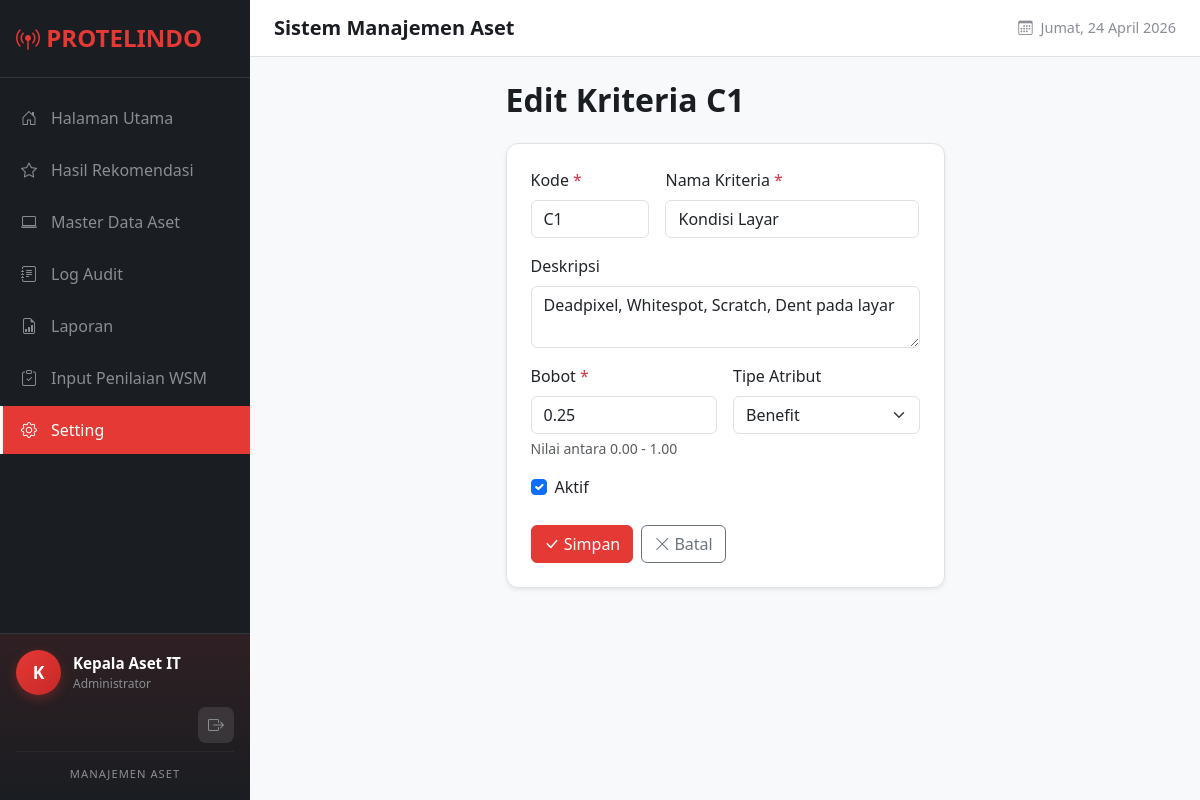
/inventory/settings/criteria/1/edit/ (signed in), run on the app's committed database.
### core/models.py (models this page shows, shortened)
class User(AbstractUser):
    ROLE_CHOICES = [
        ('admin', 'Administrator'),
        ('staff', 'Staff'),
    ]
    role = models.CharField(
        max_length=10,
        choices=ROLE_CHOICES,
        default='staff',
        verbose_name='Role'
    )
    class Meta:
        verbose_name = 'Pengguna'
        verbose_name_plural = 'Pengguna'

### inventory/models.py (models this page shows, shortened)
class WSMCriteria(models.Model):
    ATTRIBUTE_TYPE_CHOICES = [
        ('benefit', 'Benefit'),  # Semakin tinggi semakin baik
        ('cost', 'Cost'),        # Semakin rendah semakin baik
    ]
    code = models.CharField(max_length=10, unique=True, verbose_name='Kode')
    name = models.CharField(max_length=100, verbose_name='Nama Kriteria')
    description = models.TextField(blank=True, verbose_name='Deskripsi')
    weight = models.FloatField(
        validators=[MinValueValidator(0.0), MaxValueValidator(1.0)],
        verbose_name='Bobot'
    )
    attribute_type = models.CharField(
        max_length=10,
        choices=ATTRIBUTE_TYPE_CHOICES,
        default='benefit',
        verbose_name='Tipe Atribut'
    )
    is_active = models.BooleanField(default=True, verbose_name='Aktif')
    class Meta:
        verbose_name = 'Kriteria WSM'
        verbose_name_plural = 'Kriteria WSM'
        ordering = ['code']

### inventory/views.py (the view)
# urls.py: path('settings/criteria/<int:pk>/edit/', views.criteria_edit, name='criteria_edit'),
@login_required
def criteria_edit(request, pk):
    criteria = get_object_or_404(WSMCriteria, pk=pk)
    if request.method == 'POST':
        form = WSMCriteriaForm(request.POST, instance=criteria)
        if form.is_valid():
            criteria = form.save()
            messages.success(request, f'Kriteria {criteria.code} berhasil diperbarui!')
            return redirect('inventory:criteria_list')
    else:
        form = WSMCriteriaForm(instance=criteria)
    context = {'form': form, 'title': f'Edit Kriteria {criteria.code}', 'criteria': criteria}
    return render(request, 'inventory/criteria_form.html', context)

### inventory/forms.py
class WSMCriteriaForm(forms.ModelForm):
    class Meta:
        model = WSMCriteria
        fields = ['code', 'name', 'description', 'weight', 'attribute_type', 'is_active']
        widgets = {
            'code': forms.TextInput(attrs={
                'class': 'form-control',
                'placeholder': 'C1, C2, C3...'
            }),
            'name': forms.TextInput(attrs={
                'class': 'form-control',
                'placeholder': 'Nama kriteria'
            }),
            'description': forms.Textarea(attrs={
                'class': 'form-control',
                'rows': 2,
                'placeholder': 'Deskripsi kriteria...'
            }),
            'weight': forms.NumberInput(attrs={
                'class': 'form-control',
                'step': '0.01',
                'min': '0',
                'max': '1',
                'placeholder': '0.00 - 1.00'
            }),
            'attribute_type': forms.Select(attrs={'class': 'form-select'}),
            'is_active': forms.CheckboxInput(attrs={'class': 'form-check-input'}),
        }

### inventory/templates/inventory/criteria_form.html (shortened to what this page needs)
{% extends 'base.html' %}
{% block content %}
<div class="row justify-content-center">
    <div class="col-md-6">
        <div class="page-header">
            <h2>{{ title }}</h2>
        </div>
        <div class="form-section">
            <form method="post">
                <div class="row g-3">
                    <div class="col-md-4">
                        <label for="id_code" class="form-label">Kode <span class="text-danger">*</span></label>
                        {{ form.code }}
                    </div>
                    <div class="col-md-8">
                        <label for="id_name" class="form-label">Nama Kriteria <span class="text-danger">*</span></label>
                        {{ form.name }}
                    </div>
                    <div class="col-12">
                        <label for="id_description" class="form-label">Deskripsi</label>
                        {{ form.description }}
                    </div>
                    <div class="col-md-6">
                        <label for="id_weight" class="form-label">Bobot <span class="text-danger">*</span></label>
                        {{ form.weight }}
                        <div class="form-text">Nilai antara 0.00 - 1.00</div>
                    </div>
                    <div class="col-md-6">
                        <label for="id_attribute_type" class="form-label">Tipe Atribut</label>
                        {{ form.attribute_type }}
                    </div>
                    <div class="col-12">
                        <div class="form-check">
                            {{ form.is_active }}
                            <label class="form-check-label" for="id_is_active">Aktif</label>
                        </div>
                    </div>
                </div>
                <div class="d-flex gap-2 mt-4">
                    <button type="submit" class="btn btn-primary">
                        <i class="bi bi-check-lg"></i> Simpan
                    </button>
                    <a href="{% url 'inventory:criteria_list' %}" class="btn btn-outline-secondary">
                        <i class="bi bi-x-lg"></i> Batal
                    </a>
                </div>
            </form>
        </div>
    </div>
</div>
{% endblock %}

### templates/base.html (shortened to what this page needs)
{% load static %}
<!DOCTYPE html>
<html lang="id">
<head>
    <link href="https://cdn.jsdelivr.net/npm/bootstrap@5.3.2/dist/css/bootstrap.min.css" rel="stylesheet">
    <link href="https://cdn.jsdelivr.net/npm/bootstrap-icons@1.11.1/font/bootstrap-icons.css" rel="stylesheet">
    <link href="{% static 'css/style.css' %}" rel="stylesheet">
</head>
<body>
    {% if user.is_authenticated %}
    <nav class="sidebar">
        <div class="sidebar-brand">
            <h4><i class="bi bi-broadcast-pin"></i> PROTELINDO</h4>
        </div>
        <ul class="sidebar-nav nav flex-column">
            <li class="nav-item">
                <a href="{% url 'dashboard' %}"
                    class="nav-link {% if request.resolver_match.url_name == 'dashboard' %}active{% endif %}">
                    <i class="bi bi-house-door"></i>
                    Halaman Utama
                </a>
            </li>
            <li class="nav-item">
                <a href="{% url 'inventory:grading_results' %}"
                    class="nav-link {% if request.resolver_match.url_name == 'grading_results' %}active{% endif %}">
                    <i class="bi bi-star"></i>
                    Hasil Rekomendasi
                </a>
            </li>
            <li class="nav-item">
                <a href="{% url 'inventory:laptop_list' %}"
                    class="nav-link {% if 'laptop' in request.resolver_match.url_name %}active{% endif %}">
                    <i class="bi bi-laptop"></i>
                    Master Data Aset
                </a>
            </li>
            <li class="nav-item">
                <a href="{% url 'inventory:audit_log' %}"
                    class="nav-link {% if request.resolver_match.url_name == 'audit_log' %}active{% endif %}">
                    <i class="bi bi-journal-text"></i>
                    Log Audit
                </a>
            </li>
            <li class="nav-item">
                <a href="{% url 'reports:report_list' %}"
                    class="nav-link {% if 'report' in request.resolver_match.url_name %}active{% endif %}">
                    <i class="bi bi-file-earmark-bar-graph"></i>
                    Laporan
                </a>
            </li>
            <li class="nav-item">
                <a href="{% url 'inventory:assessment_input' %}"
                    class="nav-link {% if 'assessment' in request.resolver_match.url_name %}active{% endif %}">
                    <i class="bi bi-clipboard-check"></i>
                    Input Penilaian WSM
                </a>
            </li>
            <li class="nav-item">
                <a href="{% url 'inventory:settings' %}"
                    class="nav-link {% if request.resolver_match.url_name == 'settings' or 'criteria' in request.resolver_match.url_name %}active{% endif %}">
                    <i class="bi bi-gear"></i>
                    Setting
                </a>
            </li>
        </ul>
        <div class="sidebar-profile">
            <div class="sidebar-profile-info">
                <div class="sidebar-avatar">
                    {{ user.first_name|default:user.username|slice:":1"|upper }}
                </div>
                <div class="sidebar-user-details">
                    <div class="sidebar-username">{{ user.first_name|default:user.username }}</div>
                    <div class="sidebar-role">{{ user.get_role_display }}</div>
                </div>
            </div>
            <div class="sidebar-profile-actions">
                <a href="{% url 'logout' %}" class="btn-logout" title="Keluar">
                    <i class="bi bi-box-arrow-right"></i>
                </a>
            </div>
            <div class="sidebar-brand-text">
                <small>Manajemen Aset</small>
            </div>
        </div>
    </nav>
    <main class="main-content">
        <header class="top-header">
            <div class="page-title-header">
                <h5 class="mb-0">{% block page_header %}Sistem Manajemen Aset{% endblock %}</h5>
            </div>
            <div class="header-date">
                <i class="bi bi-calendar3 me-2"></i>
                <span id="current-date"></span>
            </div>
        </header>
        <div class="content-area">
            {% block content %}{% endblock %}
        </div>
    </main>
    {% else %}
    {% block anonymous_content %}{% endblock %}
    {% endif %}
</body>
</html>

### static/css/style.css (style rules this page uses)
:root { --primary-color: #E53935; --primary-dark: #C62828; --primary-light: #FF6F60; --sidebar-bg: #1a1d21; --sidebar-hover: #2d3035; --sidebar-active: #E53935; --text-light: #ffffff; --text-muted: #8a8d93; --border-color: #dee2e6; --card-shadow: 0 0.125rem 0.25rem rgba(0, 0, 0, 0.075); --shadow-lg: 0 10px 40px rgba(0, 0, 0, 0.15); }
.sidebar { position: fixed; top: 0; left: 0; width: 250px; height: 100vh; background-color: var(--sidebar-bg); z-index: 1000; overflow-y: auto; display: flex; flex-direction: column; }
.sidebar-brand { padding: 1.5rem 1rem; border-bottom: 1px solid rgba(255, 255, 255, 0.1); }
.sidebar-brand h4 { color: var(--primary-color); font-weight: 700; margin-bottom: 0; }
.sidebar-nav { padding: 1rem 0; flex: 1; }
.sidebar-nav .nav-item { margin-bottom: 0.25rem; }
.sidebar-nav .nav-link { display: flex; align-items: center; padding: 0.75rem 1rem; color: var(--text-muted); text-decoration: none; transition: all 0.2s ease; border-left: 3px solid transparent; }
.sidebar-nav .nav-link.active { background-color: var(--sidebar-active); color: var(--text-light); border-left-color: var(--text-light); }
.sidebar-nav .nav-link i { width: 20px; margin-right: 0.75rem; text-align: center; }
.sidebar-profile { padding: 1rem; border-top: 1px solid rgba(255, 255, 255, 0.1); background: linear-gradient(180deg, rgba(229, 57, 53, 0.1) 0%, transparent 100%); }
.sidebar-profile-info { display: flex; align-items: center; gap: 0.75rem; margin-bottom: 0.75rem; }
.sidebar-avatar { width: 45px; height: 45px; border-radius: 50%; background: linear-gradient(135deg, var(--primary-color) 0%, var(--primary-dark) 100%); color: white; display: flex; align-items: center; justify-content: center; font-weight: 700; font-size: 1.1rem; box-shadow: 0 4px 12px rgba(229, 57, 53, 0.3); }
.sidebar-user-details { flex: 1; min-width: 0; }
.sidebar-username { color: var(--text-light); font-weight: 600; font-size: 0.95rem; white-space: nowrap; overflow: hidden; text-overflow: ellipsis; }
.sidebar-role { color: var(--text-muted); font-size: 0.75rem; }
.sidebar-profile-actions { display: flex; justify-content: flex-end; margin-bottom: 0.5rem; }
.btn-logout { display: flex; align-items: center; justify-content: center; width: 36px; height: 36px; border-radius: 8px; background: rgba(255, 255, 255, 0.1); color: var(--text-muted); text-decoration: none; transition: all 0.2s ease; }
.sidebar-brand-text { text-align: center; padding-top: 0.5rem; border-top: 1px solid rgba(255, 255, 255, 0.05); }
.sidebar-brand-text small { color: var(--text-muted); font-size: 0.7rem; text-transform: uppercase; letter-spacing: 1px; }
.main-content { margin-left: 250px; min-height: 100vh; background-color: #f8f9fa; }
.top-header { background-color: #ffffff; padding: 1rem 1.5rem; border-bottom: 1px solid var(--border-color); display: flex; justify-content: space-between; align-items: center; }
.page-title-header h5 { color: var(--sidebar-bg); font-weight: 600; }
.header-date { color: var(--text-muted); font-size: 0.9rem; display: flex; align-items: center; }
.content-area { padding: 1.5rem; }
.page-header { margin-bottom: 1.5rem; }
.page-header h2 { font-weight: 600; color: var(--sidebar-bg); margin-bottom: 0.25rem; }
.btn-primary { background-color: var(--primary-color); border-color: var(--primary-color); }
.form-section { background: #fff; border-radius: 0.75rem; padding: 1.5rem; box-shadow: var(--card-shadow); border: 1px solid var(--border-color); margin-bottom: 1.5rem; }

### data on the page
User: first_name "K", first_name "Kepala Aset IT", role "Administrator"
WSMCriteria: code "C1", name "Kondisi Layar", description "Deadpixel, Whitespot, Scratch, Dent pada layar", weight "0.25", attribute_type "Benefit", is_active "☑"

### other printed values
{{ title }} "Edit Kriteria C1"
